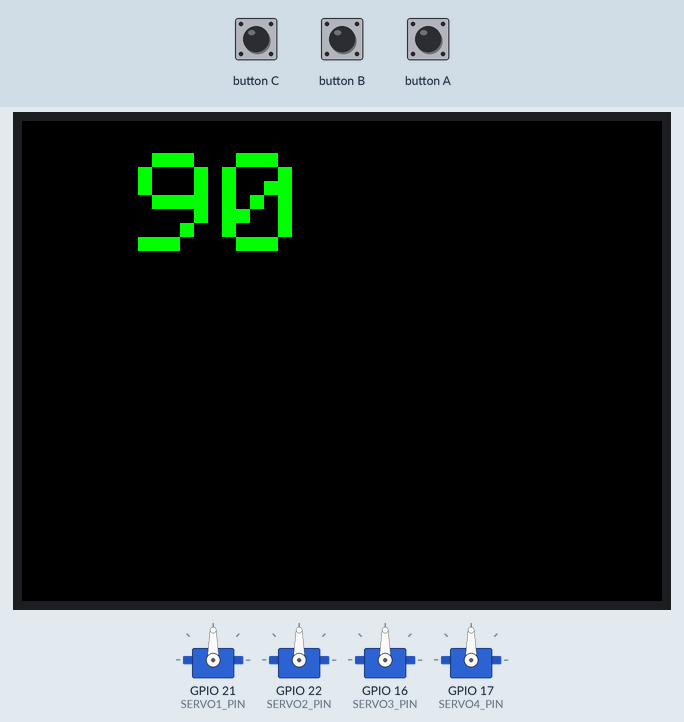
Simulated run of this sketch. Board: ESP32. Parts: 320×240 colour display, 4 × servo. The inputs (shaded band) are chosen by the test bench.

Above: at 1.4 s.
1.5 s: button C pressed for 3.2 s
At 4.0 s:
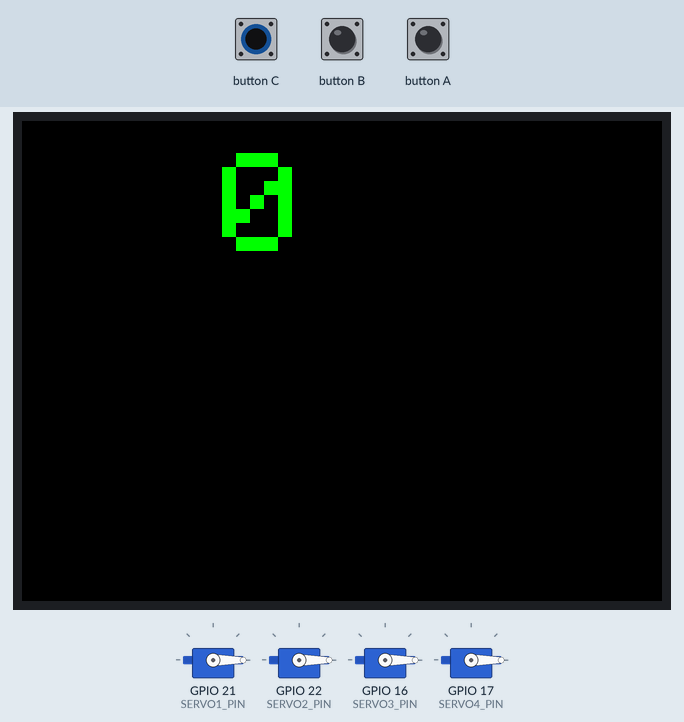
6.2 s: button A pressed for 3.2 s
At 9.8 s:
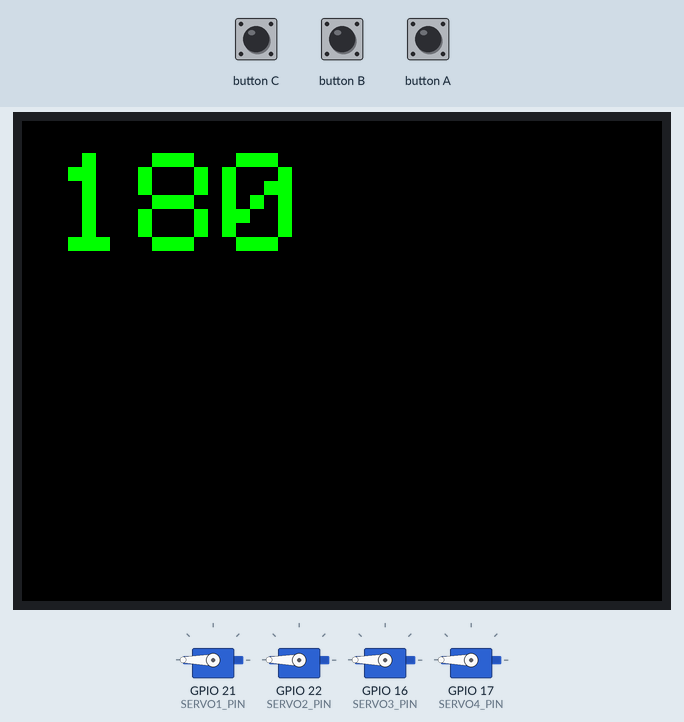
10.9 s: button C pressed for 0.15 s
At 11.2 s:
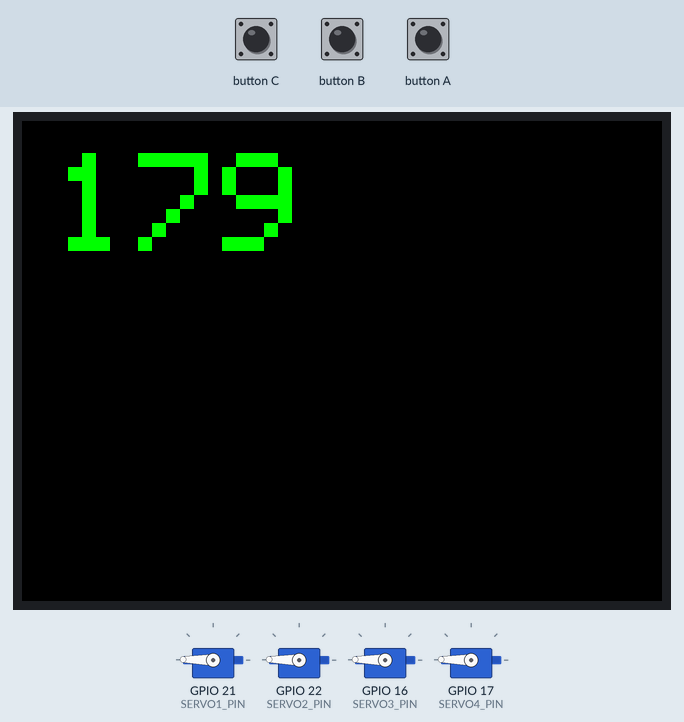
12.5 s: button B pressed for 0.15 s
At 14.0 s:
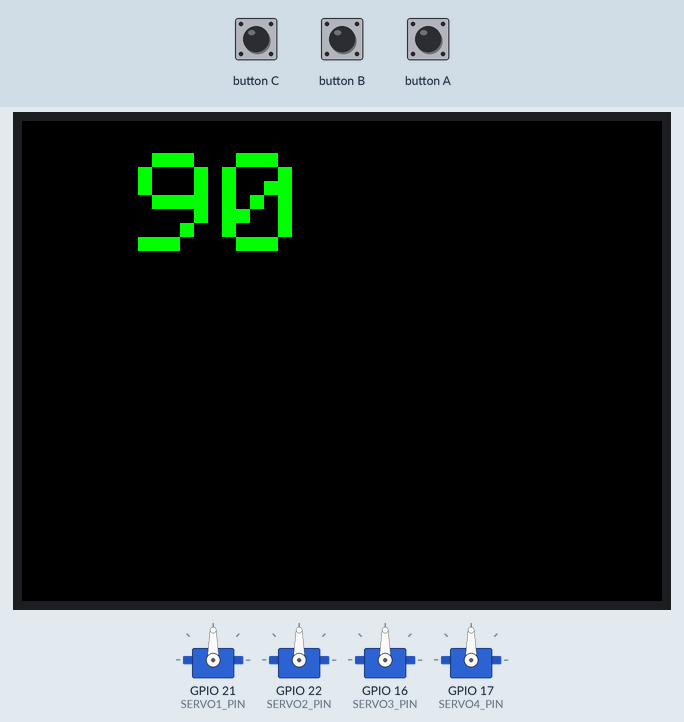
Timing chart, 0 to 15.1 s (numbered marks = the images above; inputs shaded):
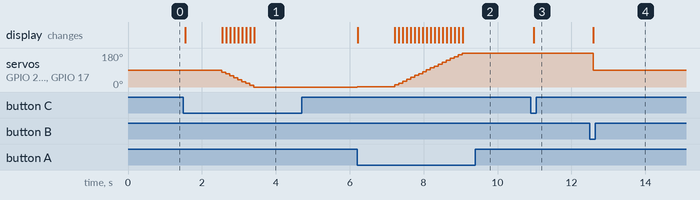

The sketch:

m5stack-esp32servo-calibration-tool.ino
```cpp
#include <M5Stack.h>
#include <ESP32Servo.h>

#define SERVO1_PIN 21
#define SERVO2_PIN 22
#define SERVO3_PIN 16
#define SERVO4_PIN 17

#define TEXT_POS_X 16
#define TEXT_POS_Y 16
#define TEXT_SIZE 7

Servo servo1;
Servo servo2;
Servo servo3;
Servo servo4;

void setup()
{
  M5.begin();

  M5.Lcd.fillScreen(TFT_BLACK);
  M5.Lcd.setTextColor(TFT_GREEN, TFT_BLACK);
  M5.Lcd.setTextSize(TEXT_SIZE);

  servo1.attach(SERVO1_PIN);
  servo2.attach(SERVO2_PIN);
  servo3.attach(SERVO3_PIN);
  servo4.attach(SERVO4_PIN);
  home();

  updateUI();
}

int angle;

void loop()
{
  M5.update();

  if (M5.BtnA.pressedFor(1000))
  {
    left(10);
    updateUI();
  }
  else if (M5.BtnA.wasPressed())
  {
    left(1);
    updateUI();
  }
  else if (M5.BtnB.wasPressed())
  {
    home();
    updateUI();
  }
  else if (M5.BtnC.pressedFor(1000))
  {
    right(10);
    updateUI();
  }
  else if (M5.BtnC.wasPressed())
  {
    right(1);
    updateUI();
  }

  delay(100);
}

void home()
{
  angle = 90;
  applyAngle();
}

void right(int delta)
{
  angle -= delta;
  if (angle < 0)
  {
    angle = 0;
  }
  applyAngle();
}

void left(int delta)
{
  angle += delta;
  if (angle > 180)
  {
    angle = 180;
  }
  applyAngle();
}

void applyAngle()
{
  servo1.write(angle);
  servo2.write(angle);
  servo3.write(angle);
  servo4.write(angle);
}

void updateUI()
{
  char buf[8];
  sprintf(buf, "%3d", angle);
  M5.Lcd.drawString(buf, TEXT_POS_X, TEXT_POS_Y);
}
```

Measured:
- after the input at 1.5 s, servo on GPIO 21 (SERVO1_PIN), servo on GPIO 22 (SERVO2_PIN), servo on GPIO 16 (SERVO3_PIN), servo on GPIO 17 (SERVO4_PIN): moves from 90° to 0° over 1.9 s, starting at once; the display: first changes at once (image 1 shows a later state)
- after the input at 6.2 s, servo on GPIO 21 (SERVO1_PIN), servo on GPIO 22 (SERVO2_PIN), servo on GPIO 16 (SERVO3_PIN), servo on GPIO 17 (SERVO4_PIN): moves from 0° to 180° over 2.8 s, starting at once; the display: first changes at once (image 2 shows a later state)
- after the input at 10.9 s, servo on GPIO 21 (SERVO1_PIN), servo on GPIO 22 (SERVO2_PIN), servo on GPIO 16 (SERVO3_PIN), servo on GPIO 17 (SERVO4_PIN): 180° → 179° after 0.08 s; the display: changes after 0.09 s (image 3)
- after the input at 12.5 s, servo on GPIO 21 (SERVO1_PIN), servo on GPIO 22 (SERVO2_PIN), servo on GPIO 16 (SERVO3_PIN), servo on GPIO 17 (SERVO4_PIN): 179° → 90° after 0.09 s; the display: changes after 0.09 s (image 4)
